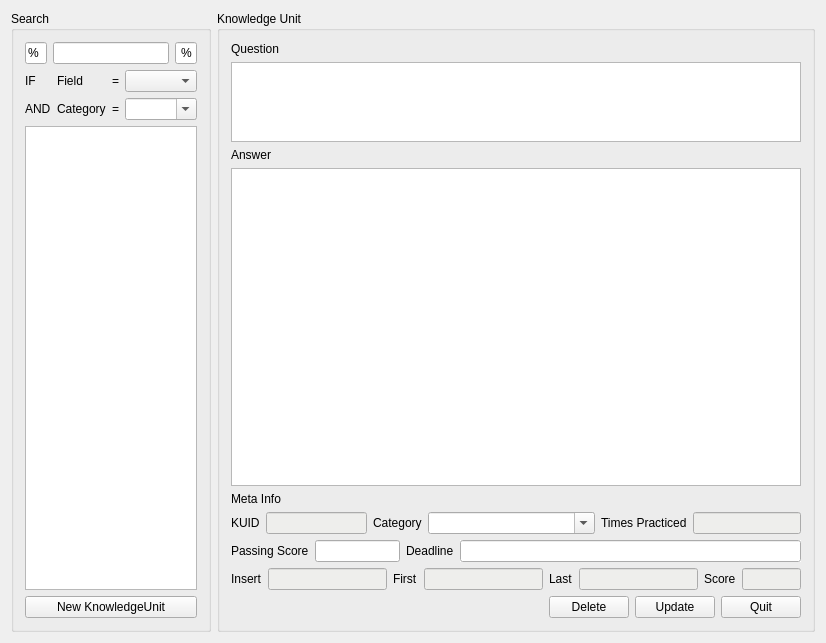
<?xml version="1.0" encoding="UTF-8"?>
<ui version="4.0">
 <class>MainWindow</class>
 <widget class="QMainWindow" name="MainWindow">
  <property name="geometry">
   <rect>
    <x>0</x>
    <y>0</y>
    <width>826</width>
    <height>643</height>
   </rect>
  </property>
  <property name="windowTitle">
   <string>Mamsds QJLT - DB Utility</string>
  </property>
  <property name="windowIcon">
   <iconset resource="res.qrc">
    <normaloff>:/Utility.ico</normaloff>:/Utility.ico</iconset>
  </property>
  <widget class="QWidget" name="centralWidget">
   <layout class="QVBoxLayout" name="verticalLayout_7">
    <item>
     <layout class="QHBoxLayout" name="horizontalLayout_5" stretch="25,75">
      <item>
       <widget class="QGroupBox" name="groupBox">
        <property name="title">
         <string>Search</string>
        </property>
        <layout class="QVBoxLayout" name="verticalLayout">
         <item>
          <layout class="QHBoxLayout" name="horizontalLayout_7">
           <item>
            <widget class="QLineEdit" name="lineEdit_Keyword_Prefix">
             <property name="sizePolicy">
              <sizepolicy hsizetype="Expanding" vsizetype="Fixed">
               <horstretch>1</horstretch>
               <verstretch>0</verstretch>
              </sizepolicy>
             </property>
             <property name="maximumSize">
              <size>
               <width>25</width>
               <height>16777215</height>
              </size>
             </property>
             <property name="text">
              <string>%</string>
             </property>
            </widget>
           </item>
           <item>
            <widget class="QLineEdit" name="lineEdit_Keyword">
             <property name="sizePolicy">
              <sizepolicy hsizetype="Expanding" vsizetype="Fixed">
               <horstretch>10</horstretch>
               <verstretch>0</verstretch>
              </sizepolicy>
             </property>
            </widget>
           </item>
           <item>
            <widget class="QLineEdit" name="lineEdit_Keyword_Suffix">
             <property name="sizePolicy">
              <sizepolicy hsizetype="Expanding" vsizetype="Fixed">
               <horstretch>1</horstretch>
               <verstretch>0</verstretch>
              </sizepolicy>
             </property>
             <property name="maximumSize">
              <size>
               <width>25</width>
               <height>16777215</height>
              </size>
             </property>
             <property name="text">
              <string>%</string>
             </property>
             <property name="alignment">
              <set>Qt::AlignRight|Qt::AlignTrailing|Qt::AlignVCenter</set>
             </property>
            </widget>
           </item>
          </layout>
         </item>
         <item>
          <layout class="QHBoxLayout" name="horizontalLayout">
           <item>
            <layout class="QVBoxLayout" name="verticalLayout_3">
             <item>
              <widget class="QLabel" name="label">
               <property name="text">
                <string>IF</string>
               </property>
              </widget>
             </item>
             <item>
              <widget class="QLabel" name="label_2">
               <property name="text">
                <string>AND</string>
               </property>
              </widget>
             </item>
            </layout>
           </item>
           <item>
            <layout class="QVBoxLayout" name="verticalLayout_4">
             <item>
              <widget class="QLabel" name="label_11">
               <property name="text">
                <string>Field</string>
               </property>
               <property name="alignment">
                <set>Qt::AlignLeading|Qt::AlignLeft|Qt::AlignVCenter</set>
               </property>
              </widget>
             </item>
             <item>
              <widget class="QLabel" name="label_12">
               <property name="text">
                <string>Category</string>
               </property>
               <property name="alignment">
                <set>Qt::AlignLeading|Qt::AlignLeft|Qt::AlignVCenter</set>
               </property>
              </widget>
             </item>
            </layout>
           </item>
           <item>
            <layout class="QVBoxLayout" name="verticalLayout_5">
             <item>
              <widget class="QLabel" name="label_14">
               <property name="text">
                <string>=</string>
               </property>
               <property name="alignment">
                <set>Qt::AlignRight|Qt::AlignTrailing|Qt::AlignVCenter</set>
               </property>
              </widget>
             </item>
             <item>
              <widget class="QLabel" name="label_13">
               <property name="text">
                <string>=</string>
               </property>
               <property name="alignment">
                <set>Qt::AlignRight|Qt::AlignTrailing|Qt::AlignVCenter</set>
               </property>
              </widget>
             </item>
            </layout>
           </item>
           <item>
            <layout class="QVBoxLayout" name="verticalLayout_6">
             <item>
              <widget class="QComboBox" name="comboBox_Field">
               <property name="sizePolicy">
                <sizepolicy hsizetype="Preferred" vsizetype="Fixed">
                 <horstretch>10</horstretch>
                 <verstretch>0</verstretch>
                </sizepolicy>
               </property>
               <property name="editable">
                <bool>false</bool>
               </property>
              </widget>
             </item>
             <item>
              <widget class="QComboBox" name="comboBox_Maintype_Search">
               <property name="sizePolicy">
                <sizepolicy hsizetype="Preferred" vsizetype="Fixed">
                 <horstretch>10</horstretch>
                 <verstretch>0</verstretch>
                </sizepolicy>
               </property>
               <property name="editable">
                <bool>true</bool>
               </property>
              </widget>
             </item>
            </layout>
           </item>
          </layout>
         </item>
         <item>
          <widget class="QListWidget" name="listWidget_SearchResults"/>
         </item>
         <item>
          <widget class="QPushButton" name="pushButton_NewKU">
           <property name="text">
            <string>New KnowledgeUnit</string>
           </property>
          </widget>
         </item>
        </layout>
       </widget>
      </item>
      <item>
       <widget class="QGroupBox" name="groupBox_2">
        <property name="title">
         <string>Knowledge Unit</string>
        </property>
        <layout class="QVBoxLayout" name="verticalLayout_2">
         <item>
          <widget class="QLabel" name="label_3">
           <property name="text">
            <string>Question</string>
           </property>
          </widget>
         </item>
         <item>
          <widget class="QPlainTextEdit" name="plainTextEdit_Question">
           <property name="sizePolicy">
            <sizepolicy hsizetype="Expanding" vsizetype="Expanding">
             <horstretch>0</horstretch>
             <verstretch>2</verstretch>
            </sizepolicy>
           </property>
          </widget>
         </item>
         <item>
          <widget class="QLabel" name="label_4">
           <property name="text">
            <string>Answer</string>
           </property>
          </widget>
         </item>
         <item>
          <widget class="QPlainTextEdit" name="plainTextEdit_Answer">
           <property name="sizePolicy">
            <sizepolicy hsizetype="Expanding" vsizetype="Expanding">
             <horstretch>0</horstretch>
             <verstretch>8</verstretch>
            </sizepolicy>
           </property>
          </widget>
         </item>
         <item>
          <widget class="QLabel" name="label_5">
           <property name="text">
            <string>Meta Info</string>
           </property>
          </widget>
         </item>
         <item>
          <layout class="QHBoxLayout" name="horizontalLayout_3">
           <item>
            <widget class="QLabel" name="label_7">
             <property name="text">
              <string>KUID</string>
             </property>
            </widget>
           </item>
           <item>
            <widget class="QLineEdit" name="lineEdit_KUID">
             <property name="sizePolicy">
              <sizepolicy hsizetype="Expanding" vsizetype="Fixed">
               <horstretch>3</horstretch>
               <verstretch>0</verstretch>
              </sizepolicy>
             </property>
             <property name="palette">
              <palette>
               <active>
                <colorrole role="Base">
                 <brush brushstyle="SolidPattern">
                  <color alpha="255">
                   <red>238</red>
                   <green>238</green>
                   <blue>236</blue>
                  </color>
                 </brush>
                </colorrole>
               </active>
               <inactive>
                <colorrole role="Base">
                 <brush brushstyle="SolidPattern">
                  <color alpha="255">
                   <red>238</red>
                   <green>238</green>
                   <blue>236</blue>
                  </color>
                 </brush>
                </colorrole>
               </inactive>
               <disabled>
                <colorrole role="Base">
                 <brush brushstyle="SolidPattern">
                  <color alpha="255">
                   <red>239</red>
                   <green>239</green>
                   <blue>239</blue>
                  </color>
                 </brush>
                </colorrole>
               </disabled>
              </palette>
             </property>
             <property name="readOnly">
              <bool>true</bool>
             </property>
            </widget>
           </item>
           <item>
            <widget class="QLabel" name="label_Category">
             <property name="text">
              <string>Category</string>
             </property>
            </widget>
           </item>
           <item>
            <widget class="QComboBox" name="comboBox_Maintype_Meta">
             <property name="sizePolicy">
              <sizepolicy hsizetype="Preferred" vsizetype="Fixed">
               <horstretch>5</horstretch>
               <verstretch>0</verstretch>
              </sizepolicy>
             </property>
             <property name="editable">
              <bool>true</bool>
             </property>
            </widget>
           </item>
           <item>
            <widget class="QLabel" name="label_TimesPracticed">
             <property name="text">
              <string>Times Practiced</string>
             </property>
            </widget>
           </item>
           <item>
            <widget class="QLineEdit" name="lineEdit_TimesPracticed">
             <property name="palette">
              <palette>
               <active>
                <colorrole role="Base">
                 <brush brushstyle="SolidPattern">
                  <color alpha="255">
                   <red>238</red>
                   <green>238</green>
                   <blue>236</blue>
                  </color>
                 </brush>
                </colorrole>
               </active>
               <inactive>
                <colorrole role="Base">
                 <brush brushstyle="SolidPattern">
                  <color alpha="255">
                   <red>238</red>
                   <green>238</green>
                   <blue>236</blue>
                  </color>
                 </brush>
                </colorrole>
               </inactive>
               <disabled>
                <colorrole role="Base">
                 <brush brushstyle="SolidPattern">
                  <color alpha="255">
                   <red>239</red>
                   <green>239</green>
                   <blue>239</blue>
                  </color>
                 </brush>
                </colorrole>
               </disabled>
              </palette>
             </property>
             <property name="autoFillBackground">
              <bool>false</bool>
             </property>
             <property name="readOnly">
              <bool>true</bool>
             </property>
            </widget>
           </item>
          </layout>
         </item>
         <item>
          <layout class="QHBoxLayout" name="horizontalLayout_2">
           <item>
            <widget class="QLabel" name="label_10">
             <property name="text">
              <string>Passing Score</string>
             </property>
            </widget>
           </item>
           <item>
            <widget class="QLineEdit" name="lineEdit_PassingScore">
             <property name="sizePolicy">
              <sizepolicy hsizetype="Expanding" vsizetype="Fixed">
               <horstretch>2</horstretch>
               <verstretch>0</verstretch>
              </sizepolicy>
             </property>
            </widget>
           </item>
           <item>
            <widget class="QLabel" name="label_Deadline">
             <property name="text">
              <string>Deadline</string>
             </property>
            </widget>
           </item>
           <item>
            <widget class="QLineEdit" name="lineEdit_Deadline">
             <property name="sizePolicy">
              <sizepolicy hsizetype="Expanding" vsizetype="Fixed">
               <horstretch>8</horstretch>
               <verstretch>0</verstretch>
              </sizepolicy>
             </property>
             <property name="autoFillBackground">
              <bool>true</bool>
             </property>
            </widget>
           </item>
          </layout>
         </item>
         <item>
          <layout class="QHBoxLayout" name="horizontalLayout_6">
           <item>
            <widget class="QLabel" name="label_8">
             <property name="text">
              <string>Insert</string>
             </property>
            </widget>
           </item>
           <item>
            <widget class="QLineEdit" name="lineEdit_InsertDate">
             <property name="sizePolicy">
              <sizepolicy hsizetype="Expanding" vsizetype="Fixed">
               <horstretch>4</horstretch>
               <verstretch>0</verstretch>
              </sizepolicy>
             </property>
             <property name="palette">
              <palette>
               <active>
                <colorrole role="Base">
                 <brush brushstyle="SolidPattern">
                  <color alpha="255">
                   <red>238</red>
                   <green>238</green>
                   <blue>236</blue>
                  </color>
                 </brush>
                </colorrole>
               </active>
               <inactive>
                <colorrole role="Base">
                 <brush brushstyle="SolidPattern">
                  <color alpha="255">
                   <red>238</red>
                   <green>238</green>
                   <blue>236</blue>
                  </color>
                 </brush>
                </colorrole>
               </inactive>
               <disabled>
                <colorrole role="Base">
                 <brush brushstyle="SolidPattern">
                  <color alpha="255">
                   <red>239</red>
                   <green>239</green>
                   <blue>239</blue>
                  </color>
                 </brush>
                </colorrole>
               </disabled>
              </palette>
             </property>
             <property name="readOnly">
              <bool>true</bool>
             </property>
            </widget>
           </item>
           <item>
            <widget class="QLabel" name="label_15">
             <property name="text">
              <string>First</string>
             </property>
            </widget>
           </item>
           <item>
            <widget class="QLineEdit" name="lineEdit_1stPracticeDate">
             <property name="sizePolicy">
              <sizepolicy hsizetype="Expanding" vsizetype="Fixed">
               <horstretch>4</horstretch>
               <verstretch>0</verstretch>
              </sizepolicy>
             </property>
             <property name="palette">
              <palette>
               <active>
                <colorrole role="Base">
                 <brush brushstyle="SolidPattern">
                  <color alpha="255">
                   <red>238</red>
                   <green>238</green>
                   <blue>236</blue>
                  </color>
                 </brush>
                </colorrole>
               </active>
               <inactive>
                <colorrole role="Base">
                 <brush brushstyle="SolidPattern">
                  <color alpha="255">
                   <red>238</red>
                   <green>238</green>
                   <blue>236</blue>
                  </color>
                 </brush>
                </colorrole>
               </inactive>
               <disabled>
                <colorrole role="Base">
                 <brush brushstyle="SolidPattern">
                  <color alpha="255">
                   <red>239</red>
                   <green>239</green>
                   <blue>239</blue>
                  </color>
                 </brush>
                </colorrole>
               </disabled>
              </palette>
             </property>
             <property name="readOnly">
              <bool>true</bool>
             </property>
            </widget>
           </item>
           <item>
            <widget class="QLabel" name="label_16">
             <property name="text">
              <string>Last</string>
             </property>
            </widget>
           </item>
           <item>
            <widget class="QLineEdit" name="lineEdit_LastPracticeDate">
             <property name="sizePolicy">
              <sizepolicy hsizetype="Expanding" vsizetype="Fixed">
               <horstretch>4</horstretch>
               <verstretch>0</verstretch>
              </sizepolicy>
             </property>
             <property name="palette">
              <palette>
               <active>
                <colorrole role="Base">
                 <brush brushstyle="SolidPattern">
                  <color alpha="255">
                   <red>238</red>
                   <green>238</green>
                   <blue>236</blue>
                  </color>
                 </brush>
                </colorrole>
               </active>
               <inactive>
                <colorrole role="Base">
                 <brush brushstyle="SolidPattern">
                  <color alpha="255">
                   <red>238</red>
                   <green>238</green>
                   <blue>236</blue>
                  </color>
                 </brush>
                </colorrole>
               </inactive>
               <disabled>
                <colorrole role="Base">
                 <brush brushstyle="SolidPattern">
                  <color alpha="255">
                   <red>239</red>
                   <green>239</green>
                   <blue>239</blue>
                  </color>
                 </brush>
                </colorrole>
               </disabled>
              </palette>
             </property>
             <property name="readOnly">
              <bool>true</bool>
             </property>
            </widget>
           </item>
           <item>
            <widget class="QLabel" name="label_17">
             <property name="text">
              <string>Score</string>
             </property>
            </widget>
           </item>
           <item>
            <widget class="QLineEdit" name="lineEdit_PreviousScore">
             <property name="sizePolicy">
              <sizepolicy hsizetype="Expanding" vsizetype="Fixed">
               <horstretch>2</horstretch>
               <verstretch>0</verstretch>
              </sizepolicy>
             </property>
             <property name="palette">
              <palette>
               <active>
                <colorrole role="Base">
                 <brush brushstyle="SolidPattern">
                  <color alpha="255">
                   <red>238</red>
                   <green>238</green>
                   <blue>236</blue>
                  </color>
                 </brush>
                </colorrole>
               </active>
               <inactive>
                <colorrole role="Base">
                 <brush brushstyle="SolidPattern">
                  <color alpha="255">
                   <red>238</red>
                   <green>238</green>
                   <blue>236</blue>
                  </color>
                 </brush>
                </colorrole>
               </inactive>
               <disabled>
                <colorrole role="Base">
                 <brush brushstyle="SolidPattern">
                  <color alpha="255">
                   <red>239</red>
                   <green>239</green>
                   <blue>239</blue>
                  </color>
                 </brush>
                </colorrole>
               </disabled>
              </palette>
             </property>
             <property name="readOnly">
              <bool>true</bool>
             </property>
            </widget>
           </item>
          </layout>
         </item>
         <item>
          <layout class="QHBoxLayout" name="horizontalLayout_4">
           <item>
            <spacer name="horizontalSpacer">
             <property name="orientation">
              <enum>Qt::Horizontal</enum>
             </property>
             <property name="sizeHint" stdset="0">
              <size>
               <width>40</width>
               <height>20</height>
              </size>
             </property>
            </spacer>
           </item>
           <item>
            <widget class="QPushButton" name="pushButton_Delete">
             <property name="text">
              <string>Delete</string>
             </property>
            </widget>
           </item>
           <item>
            <widget class="QPushButton" name="pushButton_WriteDB">
             <property name="text">
              <string>Update</string>
             </property>
            </widget>
           </item>
           <item>
            <widget class="QPushButton" name="pushButton_Quit">
             <property name="text">
              <string>Quit</string>
             </property>
            </widget>
           </item>
          </layout>
         </item>
        </layout>
       </widget>
      </item>
     </layout>
    </item>
   </layout>
  </widget>
 </widget>
 <layoutdefault spacing="6" margin="11"/>
 <resources>
  <include location="res.qrc"/>
 </resources>
 <connections/>
</ui>
